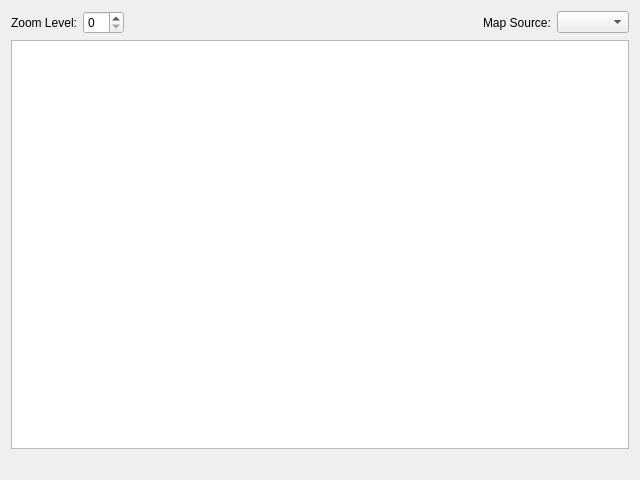
<?xml version="1.0" encoding="UTF-8"?>
<ui version="4.0">
 <class>DemoWindow</class>
 <widget class="QWidget" name="DemoWindow">
  <property name="geometry">
   <rect>
    <x>0</x>
    <y>0</y>
    <width>640</width>
    <height>480</height>
   </rect>
  </property>
  <property name="windowTitle">
   <string>Demo</string>
  </property>
  <layout class="QVBoxLayout" name="verticalLayout">
   <item>
    <layout class="QHBoxLayout" name="horizontalLayout_3">
     <item>
      <layout class="QHBoxLayout" name="horizontalLayout_2">
       <item>
        <widget class="QLabel" name="label">
         <property name="text">
          <string>Zoom Level:</string>
         </property>
        </widget>
       </item>
       <item>
        <widget class="QSpinBox" name="zoom_spin"/>
       </item>
      </layout>
     </item>
     <item>
      <spacer name="horizontalSpacer">
       <property name="orientation">
        <enum>Qt::Horizontal</enum>
       </property>
       <property name="sizeHint" stdset="0">
        <size>
         <width>148</width>
         <height>20</height>
        </size>
       </property>
      </spacer>
     </item>
     <item>
      <layout class="QHBoxLayout" name="horizontalLayout">
       <item>
        <widget class="QLabel" name="label_2">
         <property name="text">
          <string>Map Source:</string>
         </property>
        </widget>
       </item>
       <item>
        <widget class="QComboBox" name="map_source_combo"/>
       </item>
      </layout>
     </item>
    </layout>
   </item>
   <item>
    <widget class="GeoQt::MapWidget" name="map_widget"/>
   </item>
   <item>
    <widget class="QLabel" name="coordinate_label">
     <property name="frameShape">
      <enum>QFrame::NoFrame</enum>
     </property>
     <property name="frameShadow">
      <enum>QFrame::Plain</enum>
     </property>
     <property name="text">
      <string/>
     </property>
     <property name="alignment">
      <set>Qt::AlignRight|Qt::AlignTrailing|Qt::AlignVCenter</set>
     </property>
    </widget>
   </item>
  </layout>
 </widget>
 <customwidgets>
  <customwidget>
   <class>GeoQt::MapWidget</class>
   <extends>QGraphicsView</extends>
   <header>MapWidget</header>
   <slots>
    <signal>mapCenterChanged(QPointF)</signal>
    <signal>zoomLevelChanged(int)</signal>
    <slot>setMapCenter(QPointF)</slot>
    <slot>setZoomLevel(int)</slot>
   </slots>
  </customwidget>
 </customwidgets>
 <resources/>
 <connections>
  <connection>
   <sender>zoom_spin</sender>
   <signal>valueChanged(int)</signal>
   <receiver>map_widget</receiver>
   <slot>setZoomLevel(int)</slot>
   <hints>
    <hint type="sourcelabel">
     <x>142</x>
     <y>25</y>
    </hint>
    <hint type="destinationlabel">
     <x>165</x>
     <y>109</y>
    </hint>
   </hints>
  </connection>
  <connection>
   <sender>map_widget</sender>
   <signal>zoomLevelChanged(int)</signal>
   <receiver>zoom_spin</receiver>
   <slot>setValue(int)</slot>
   <hints>
    <hint type="sourcelabel">
     <x>101</x>
     <y>193</y>
    </hint>
    <hint type="destinationlabel">
     <x>123</x>
     <y>21</y>
    </hint>
   </hints>
  </connection>
 </connections>
</ui>
